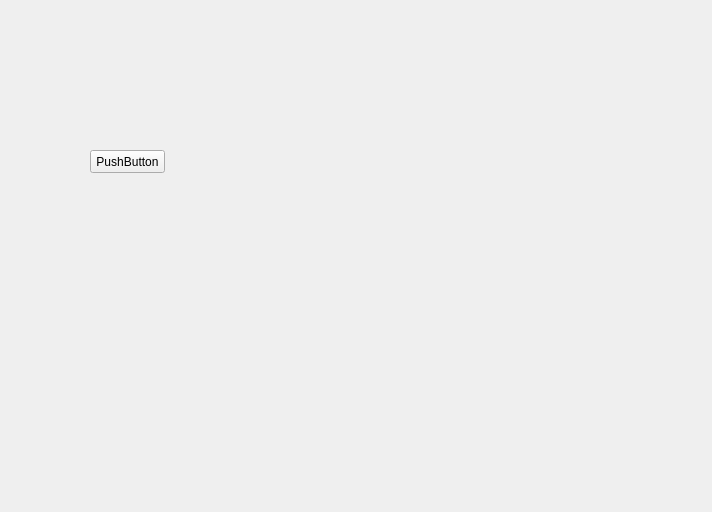
<?xml version="1.0" encoding="UTF-8"?>
<ui version="4.0">
 <class>Form</class>
 <widget class="QWidget" name="Form">
  <property name="geometry">
   <rect>
    <x>0</x>
    <y>0</y>
    <width>712</width>
    <height>512</height>
   </rect>
  </property>
  <property name="mouseTracking">
   <bool>false</bool>
  </property>
  <property name="windowTitle">
   <string>Form</string>
  </property>
  <widget class="QPushButton" name="pushButton">
   <property name="geometry">
    <rect>
     <x>90</x>
     <y>150</y>
     <width>75</width>
     <height>23</height>
    </rect>
   </property>
   <property name="styleSheet">
    <string notr="true">border-color: qlineargradient(spread:pad, x1:0, y1:0, x2:1, y2:0, stop:0 rgba(0, 0, 0, 255), stop:1 rgba(255, 255, 255, 255));</string>
   </property>
   <property name="text">
    <string>PushButton</string>
   </property>
  </widget>
 </widget>
 <resources/>
 <connections/>
</ui>
